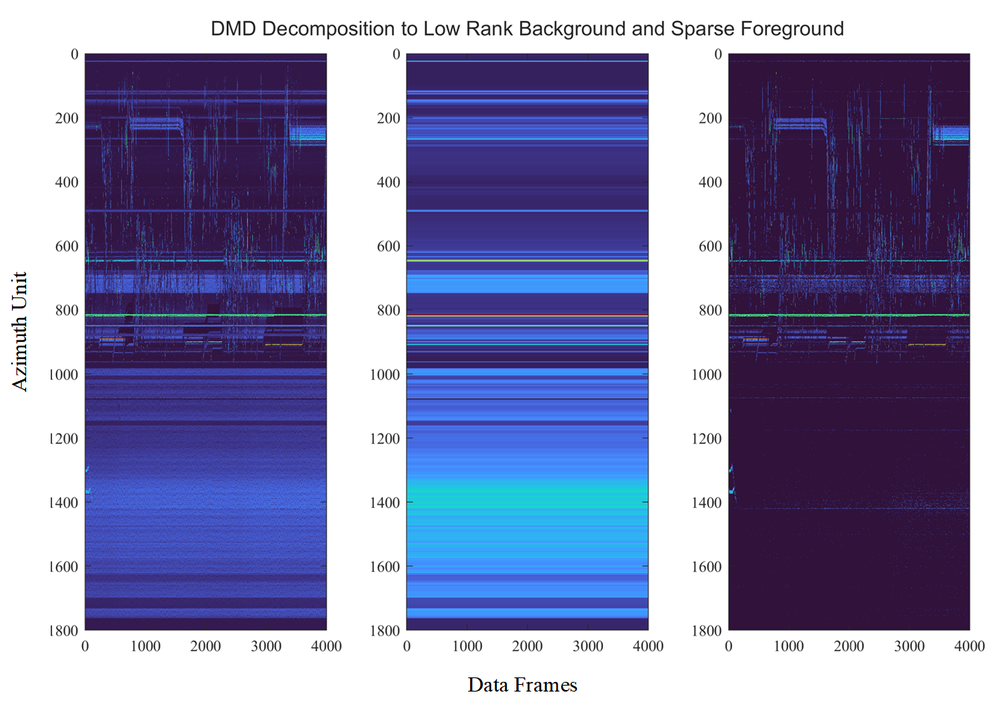
%> input picture DMD Decomposition.png, 997 x 708 px, shrunk from 1336 x 948 before the run
$ octave --eval "result = background_dmd(imread('../DMD Decomposition.png'));"   (GNU Octave 9; MATLAB toolbox functions it lacks are replaced by stand-ins)
%> lines starting %> are read from the running program, lines starting %| are printed output that depends on the picture
function [bg_img, background_mode] = background_dmd(img)

if size(img, 3) == 3
    img = rgb2gray(img);
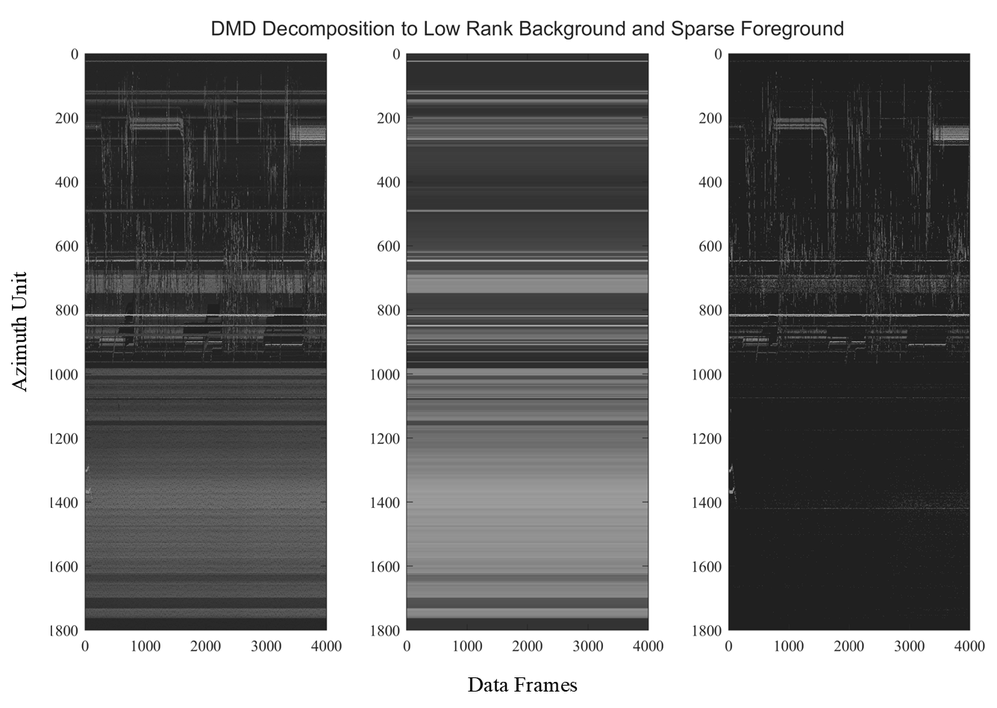
%> img: size 708x997 uint8; min 0, max 255, mean 138.8
end
img = im2double(img);
%> img: size 708x997 double

X = img(:,1:end-1);
Xprime = img(:,2:end);

%%
r=1;
[U,Sigma,V] = svd(X,'econ');
Sigmar = Sigma(1:r, 1:r);
%> Sigmar = 524.1
Ur = U(:, 1:r);
%> Ur = 708 values, max 0.0557 at index 3, min 0.026 at index 630, mean 0.0366
Vr = V(:, 1:r);
%> Vr = 996 values, max 0.0494 at index 1, min 0.0161 at index 730, mean 0.0293
Atilde = Ur'*Xprime*Vr*diag(1./diag(Sigmar));
%> Atilde = 0.998
[W, Lambda] = eig(Atilde);
%> W = 1; Lambda = 0.998
mu = diag(Lambda);
%> mu = 0.998
omega = log(mu);
%> omega = -0.00165
Phi = Xprime*Vr/Sigmar*W;
%> Phi = 708 values, max 0.0557 at index 1, min 0.0259 at index 630, mean 0.0365

y0 = Phi\img(:,1);
%> y0 = 25.91
v_modes = zeros(r,length(X(1,:)));
for i = 1:length(X(1,:))
    v_modes(:,i) = (y0.*exp(omega*i));
end
%> after the loop, v_modes = 996 values, max 25.87 at index 1, min 4.99 at index 996, mean 12.69
v_dmd = Phi*v_modes;
v_dmd = abs(v_dmd);
% v_sparse = X - v_dmd;
%
% residual_matrix = v_sparse.*(v_sparse < 0);
% v_dmd = residual_matrix + abs(v_dmd);

%%
background_mode = v_dmd(:,1);
%> background_mode = 708 values, max 1.44 at index 1, min 0.669 at index 630, mean 0.944
bg_img = ones([size(v_dmd,1),size(v_dmd,2)+1]);

for i = 1 : size(bg_img,2)
    bg_img(:,i) = background_mode;
end
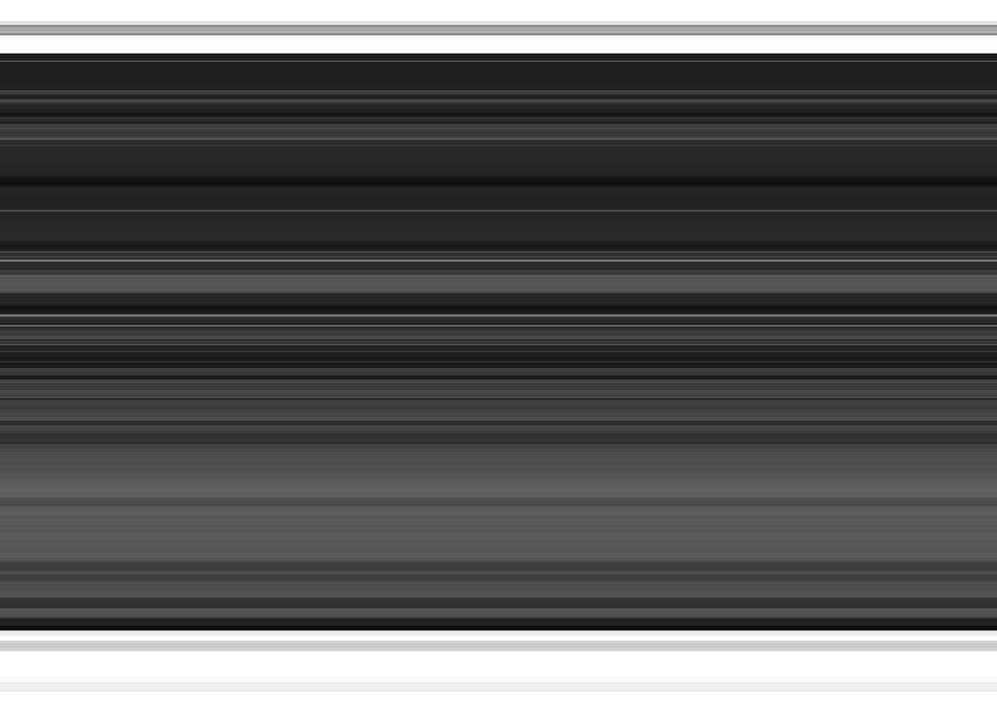
%> bg_img: size 708x997 double; min 0.669, max 1.44, mean 0.944; drawn with min black and max white

$ run again, on LIDAR and Video Trajectory.png
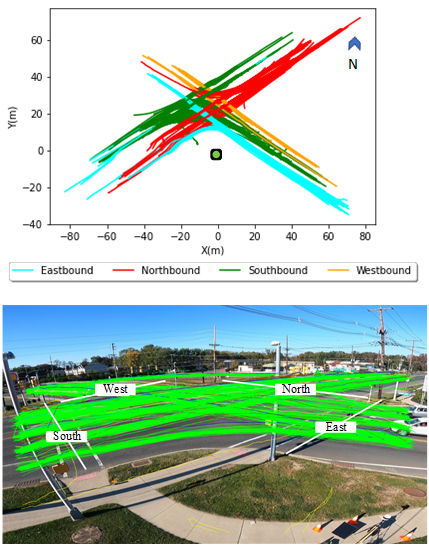
%> input picture LIDAR and Video Trajectory.png, 429 x 545 px
%> in background_dmd, `Xprime = img(:,2:end);`:
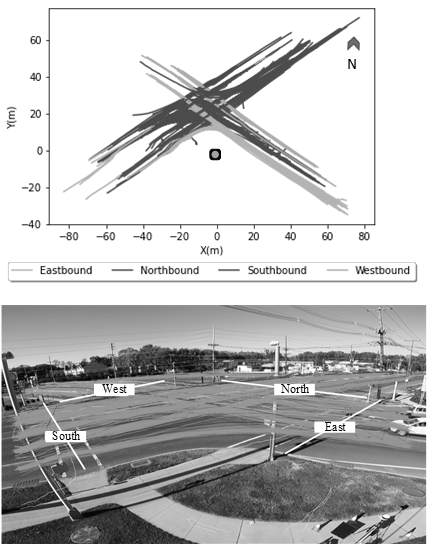
%> Xprime: size 545x428 double; min 0, max 1, mean 0.757; mean of the top-left, top-right, bottom-left and bottom-right quarters 0.935, 0.929, 0.547, 0.617
%> Sigmar = 380.8
%> Ur = 545 values, max -0.0212 at index 507, min -0.0543 at index 1, mean -0.0412
%> Vr = 428 values, max -0.0325 at index 51, min -0.0589 at index 1, mean -0.0483
%> Atilde = 1
%> omega = -0.000479
%> Phi has the same summary as Ur
%> y0 = -22.45
%> after the loop in background_dmd, `for i = 1:length(X(1,:))`: v_modes = 428 values from -22.44 to -18.29
%> background_mode = 545 values, max 1.22 at index 1, min 0.476 at index 507, mean 0.923
%> after the loop in background_dmd, `for i = 1 : size(bg_img,2)`:
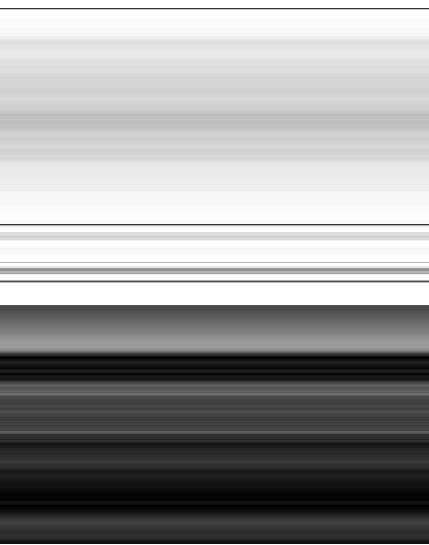
%> bg_img: size 545x429 double; min 0.476, max 1.22, mean 0.923; drawn with min black and max white

$ run again, on PointPillars.png
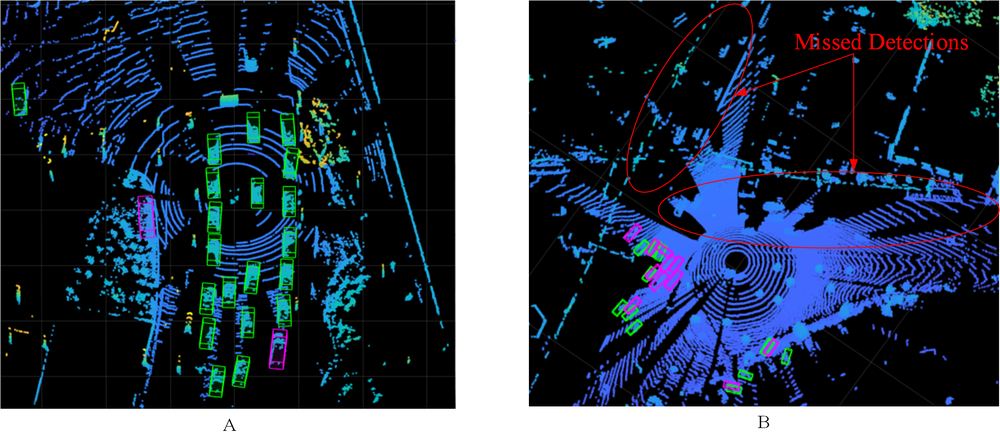
%> input picture PointPillars.png, 1000 x 444 px, shrunk from 2127 x 945 before the run
%> in background_dmd, `Xprime = img(:,2:end);`:
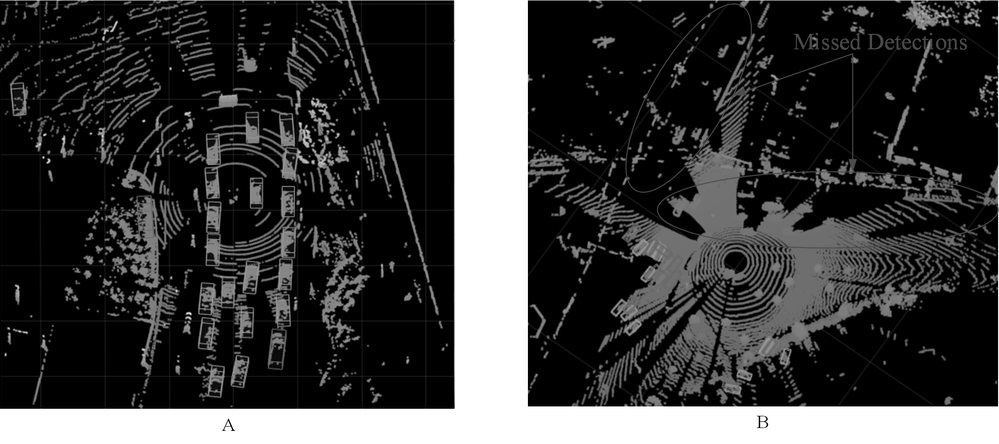
%> Xprime: size 444x999 double; min 0, max 1, mean 0.231; mean of the top-left, top-right, bottom-left and bottom-right quarters 0.159, 0.132, 0.294, 0.339
%> Sigmar = 235.5
%> Ur = 444 values, max -0.0264 at index 406, min -0.119 at index 410, mean -0.0412
%> Vr = 999 values, max -0.018 at index 454, min -0.0777 at index 460, mean -0.0282
%> Atilde = 0.998
%> W = 1; Lambda = 0.998
%> omega = -0.00222
%> Phi = 444 values, max -0.0263 at index 406, min -0.119 at index 410, mean -0.041
%> y0 = -10.47
%> after the loop in background_dmd, `for i = 1:length(X(1,:))`: v_modes = 999 values from -10.45 to -1.14
%> background_mode = 444 values, max 1.25 at index 410, min 0.275 at index 406, mean 0.429
%> after the loop in background_dmd, `for i = 1 : size(bg_img,2)`:
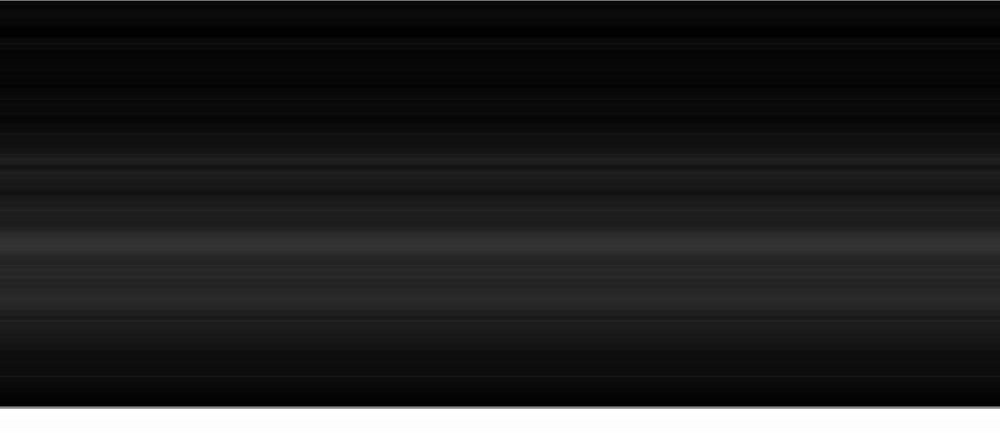
%> bg_img: size 444x1000 double; min 0.275, max 1.25, mean 0.429; drawn with min black and max white

$ run again, on workflow.png
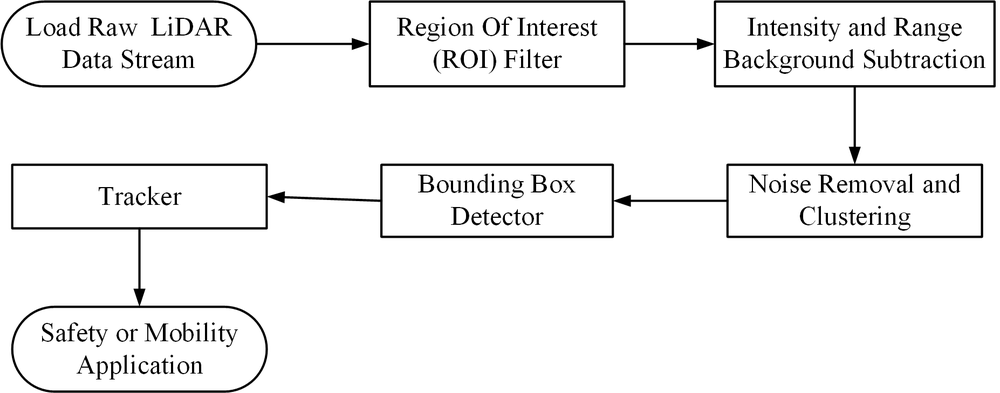
%> input picture workflow.png, 1000 x 393 px, shrunk from 1854 x 729 before the run
%> in background_dmd, `Xprime = img(:,2:end);`:
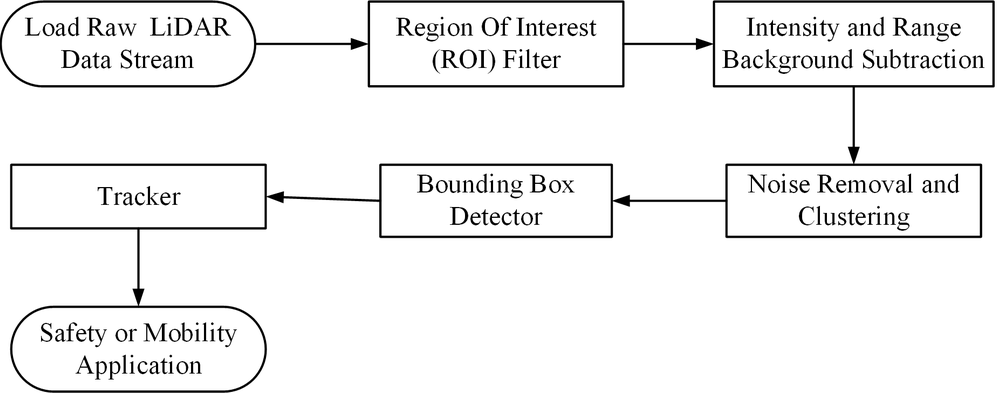
%> Xprime: size 393x999 double; min 0, max 1, mean 0.944; mean of the top-left, top-right, bottom-left and bottom-right quarters 0.933, 0.916, 0.95, 0.978
%> Sigmar = 595.6
%> Ur = 393 values, max -0.0137 at index 165, min -0.053 at index 163, mean -0.0501
%> Vr = 999 values, max -0.0244 at index 140, min -0.0331 at index 999, mean -0.0316
%> Atilde = 1
%> omega = -0.000367
%> Phi has the same summary as Ur
%> y0 = -19.55
%> after the loop in background_dmd, `for i = 1:length(X(1,:))`: v_modes = 999 values from -19.55 to -13.55
%> background_mode = 393 values, max 1.04 at index 163, min 0.268 at index 165, mean 0.98
%> after the loop in background_dmd, `for i = 1 : size(bg_img,2)`:
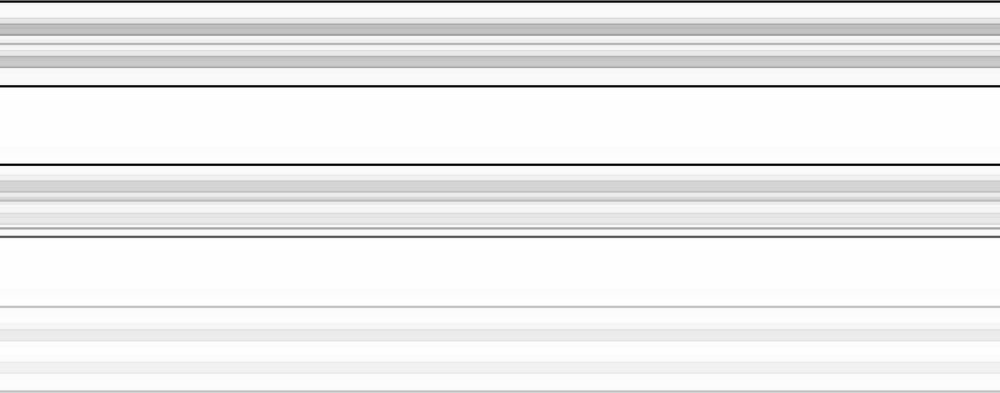
%> bg_img: size 393x1000 double; min 0.268, max 1.04, mean 0.98; drawn with min black and max white
